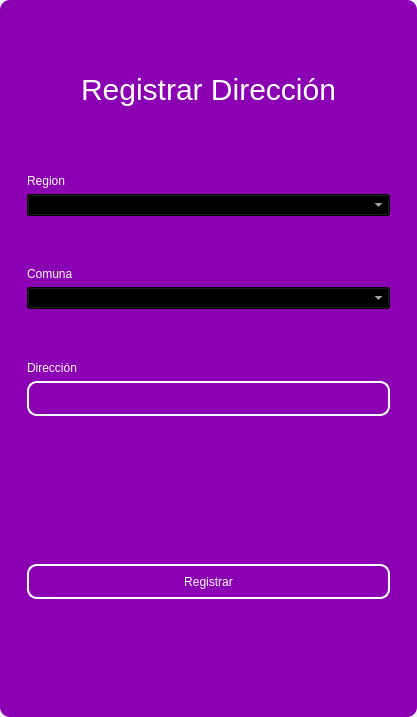
<?xml version="1.0" encoding="UTF-8"?>
<ui version="4.0">
 <class>MainWindow</class>
 <widget class="QMainWindow" name="MainWindow">
  <property name="geometry">
   <rect>
    <x>0</x>
    <y>0</y>
    <width>417</width>
    <height>717</height>
   </rect>
  </property>
  <property name="windowTitle">
   <string>MainWindow</string>
  </property>
  <property name="styleSheet">
   <string notr="true"/>
  </property>
  <widget class="QWidget" name="centralwidget">
   <property name="styleSheet">
    <string notr="true"/>
   </property>
   <layout class="QVBoxLayout" name="verticalLayout">
    <property name="spacing">
     <number>0</number>
    </property>
    <property name="leftMargin">
     <number>0</number>
    </property>
    <property name="topMargin">
     <number>0</number>
    </property>
    <property name="rightMargin">
     <number>0</number>
    </property>
    <property name="bottomMargin">
     <number>0</number>
    </property>
    <item>
     <widget class="QFrame" name="frame">
      <property name="enabled">
       <bool>true</bool>
      </property>
      <property name="styleSheet">
       <string notr="true">QFrame {
	border-radius:10px;
background-color: rgb(140, 0, 179);
 }
</string>
      </property>
      <property name="frameShape">
       <enum>QFrame::StyledPanel</enum>
      </property>
      <property name="frameShadow">
       <enum>QFrame::Raised</enum>
      </property>
      <layout class="QVBoxLayout" name="verticalLayout_2">
       <item>
        <widget class="QFrame" name="frame_superior">
         <property name="minimumSize">
          <size>
           <width>0</width>
           <height>40</height>
          </size>
         </property>
         <property name="maximumSize">
          <size>
           <width>16777215</width>
           <height>40</height>
          </size>
         </property>
         <property name="styleSheet">
          <string notr="true">QPushButton{
border-radius:18px;
}

QPushButton:hover{
	background-color: rgb(0, 0, 0);
}
</string>
         </property>
         <property name="frameShape">
          <enum>QFrame::StyledPanel</enum>
         </property>
         <property name="frameShadow">
          <enum>QFrame::Raised</enum>
         </property>
         <layout class="QHBoxLayout" name="horizontalLayout_3">
          <property name="spacing">
           <number>4</number>
          </property>
          <property name="leftMargin">
           <number>0</number>
          </property>
          <property name="topMargin">
           <number>0</number>
          </property>
          <property name="rightMargin">
           <number>0</number>
          </property>
          <property name="bottomMargin">
           <number>0</number>
          </property>
          <item>
           <widget class="QPushButton" name="btn_icon">
            <property name="text">
             <string/>
            </property>
            <property name="iconSize">
             <size>
              <width>40</width>
              <height>40</height>
             </size>
            </property>
           </widget>
          </item>
          <item>
           <spacer name="horizontalSpacer_2">
            <property name="orientation">
             <enum>Qt::Horizontal</enum>
            </property>
            <property name="sizeHint" stdset="0">
             <size>
              <width>443</width>
              <height>20</height>
             </size>
            </property>
           </spacer>
          </item>
          <item>
           <widget class="QPushButton" name="bt_minimizar">
            <property name="minimumSize">
             <size>
              <width>38</width>
              <height>38</height>
             </size>
            </property>
            <property name="maximumSize">
             <size>
              <width>38</width>
              <height>38</height>
             </size>
            </property>
            <property name="cursor">
             <cursorShape>PointingHandCursor</cursorShape>
            </property>
            <property name="text">
             <string/>
            </property>
            <property name="icon">
             <iconset>
              <normaloff>image/minus.svg</normaloff>image/minus.svg</iconset>
            </property>
            <property name="iconSize">
             <size>
              <width>38</width>
              <height>38</height>
             </size>
            </property>
           </widget>
          </item>
          <item>
           <widget class="QPushButton" name="bt_maximizar">
            <property name="minimumSize">
             <size>
              <width>38</width>
              <height>38</height>
             </size>
            </property>
            <property name="maximumSize">
             <size>
              <width>38</width>
              <height>38</height>
             </size>
            </property>
            <property name="cursor">
             <cursorShape>PointingHandCursor</cursorShape>
            </property>
            <property name="text">
             <string/>
            </property>
            <property name="icon">
             <iconset>
              <normaloff>image/chevron-up.svg</normaloff>image/chevron-up.svg</iconset>
            </property>
            <property name="iconSize">
             <size>
              <width>38</width>
              <height>38</height>
             </size>
            </property>
           </widget>
          </item>
          <item>
           <widget class="QPushButton" name="bt_restaurar">
            <property name="minimumSize">
             <size>
              <width>38</width>
              <height>38</height>
             </size>
            </property>
            <property name="maximumSize">
             <size>
              <width>38</width>
              <height>38</height>
             </size>
            </property>
            <property name="cursor">
             <cursorShape>PointingHandCursor</cursorShape>
            </property>
            <property name="text">
             <string/>
            </property>
            <property name="icon">
             <iconset>
              <normaloff>image/chevron-down.svg</normaloff>image/chevron-down.svg</iconset>
            </property>
            <property name="iconSize">
             <size>
              <width>38</width>
              <height>38</height>
             </size>
            </property>
           </widget>
          </item>
          <item>
           <widget class="QPushButton" name="bt_cerrar">
            <property name="minimumSize">
             <size>
              <width>38</width>
              <height>38</height>
             </size>
            </property>
            <property name="maximumSize">
             <size>
              <width>38</width>
              <height>38</height>
             </size>
            </property>
            <property name="cursor">
             <cursorShape>PointingHandCursor</cursorShape>
            </property>
            <property name="text">
             <string/>
            </property>
            <property name="icon">
             <iconset>
              <normaloff>image/x.svg</normaloff>image/x.svg</iconset>
            </property>
            <property name="iconSize">
             <size>
              <width>38</width>
              <height>38</height>
             </size>
            </property>
           </widget>
          </item>
         </layout>
        </widget>
       </item>
       <item>
        <widget class="QFrame" name="frame_3">
         <property name="styleSheet">
          <string notr="true">QLabel {
	color: rgb(255, 255, 254);
	font: 12pt &quot;Arial&quot;;
	background-color: rgba(0, 0, 0,0);
}

QTextEdit{
background-color: rgba(0, 0, 0,0);
border-radius:10px; 
font: 12pt &quot;Arial&quot;;
color: rgb(255, 255, 254);
border: 2px solid  rgb(255, 255, 255);

}

QTextEdit:hover{
background-color: rgba(0, 0, 0,0);
border-radius:10px; 
font: 12pt &quot;Arial&quot;;
border: 2px solid  rgb(120, 0, 171);
}

QTextEdit:focus{
background-color: rgb(0, 0, 0);
border-radius:10px; 
font: 12pt &quot;Arial&quot;;
border: 2px solid rgb(120, 0, 171);
}

QLineEdit{
background-color: rgba(0, 0, 0,0);
border-radius:10px; 
font: 12pt &quot;Arial&quot;;
color: rgb(255, 255, 254);
border: 2px solid  rgb(255, 255, 255);

}

QLineEdit:hover{
background-color: rgba(0, 0, 0,0);
border-radius:10px; 
font: 12pt &quot;Arial&quot;;
border: 2px solid  rgb(120, 0, 171);
}

QLineEdit:focus{
background-color: rgb(0, 0, 0);
border-radius:10px; 
font: 12pt &quot;Arial&quot;;
border: 2px solid rgb(120, 0, 171);
}

QCheckBox{
	font: 12pt &quot;Arial&quot;;
	color: rgb(255, 255, 255);
}

QCheckBox::indicator {
    width: 18px;
    height:18px;
}

QCheckBox::indicator:unchecked {
   background-image: url(image/square.svg);
}

QCheckBox::indicator:checked {
   background-image: url(image/check-square.svg);
}

QPushButton{
border-radius:10px; 
font: 12pt &quot;Arial&quot;;
color: rgb(255, 255, 254);
border: 2px solid #ffffff;
}

QPushButton:hover{
border-radius:10px; 
font: 12pt &quot;Arial&quot;;
color: rgb(255, 255, 255);
border: 2px solid rgb(120, 0, 171);
	background-color: rgb(120, 0, 171);
}
</string>
         </property>
         <property name="frameShape">
          <enum>QFrame::StyledPanel</enum>
         </property>
         <property name="frameShadow">
          <enum>QFrame::Raised</enum>
         </property>
         <layout class="QHBoxLayout" name="horizontalLayout_4">
          <item>
           <layout class="QVBoxLayout" name="verticalLayout_4">
            <property name="spacing">
             <number>5</number>
            </property>
            <property name="rightMargin">
             <number>0</number>
            </property>
            <property name="bottomMargin">
             <number>0</number>
            </property>
            <item>
             <widget class="QLabel" name="label_3">
              <property name="minimumSize">
               <size>
                <width>100</width>
                <height>50</height>
               </size>
              </property>
              <property name="styleSheet">
               <string notr="true">font-size: 30px;
color: rgb(255, 255, 255);</string>
              </property>
              <property name="text">
               <string>Registrar Dirección</string>
              </property>
              <property name="alignment">
               <set>Qt::AlignCenter</set>
              </property>
             </widget>
            </item>
            <item>
             <widget class="QFrame" name="frame_4">
              <property name="maximumSize">
               <size>
                <width>400</width>
                <height>700</height>
               </size>
              </property>
              <property name="styleSheet">
               <string notr="true">QLabel {
	color: rgb(255, 255, 254);
	font: 12pt &quot;Arial&quot;;
	background-color: rgba(0, 0, 0,0);
}

QTextEdit{
background-color: rgba(0, 0, 0,0);
border-radius:10px; 
font: 12pt &quot;Arial&quot;;
color: rgb(255, 255, 254);
border: 2px solid  rgb(255, 255, 255);

}

QTextEdit:hover{
background-color: rgba(0, 0, 0,0);
border-radius:10px; 
font: 12pt &quot;Arial&quot;;
border: 2px solid  rgb(120, 0, 171);
}

QTextEdit:focus{
background-color: rgb(0, 0, 0);
border-radius:10px; 
font: 12pt &quot;Arial&quot;;
border: 2px solid rgb(120, 0, 171);
}

QLineEdit{
background-color: rgba(0, 0, 0,0);
border-radius:10px; 
font: 12pt &quot;Arial&quot;;
color: rgb(255, 255, 254);
border: 2px solid  rgb(255, 255, 255);

}

QLineEdit:hover{
background-color: rgba(0, 0, 0,0);
border-radius:10px; 
font: 12pt &quot;Arial&quot;;
border: 2px solid  rgb(120, 0, 171);
}

QLineEdit:focus{
background-color: rgb(0, 0, 0);
border-radius:10px; 
font: 12pt &quot;Arial&quot;;
border: 2px solid rgb(120, 0, 171);
}

QCheckBox{
	font: 12pt &quot;Arial&quot;;
	color: rgb(255, 255, 255);
}

QCheckBox::indicator {
    width: 18px;
    height:18px;
}

QCheckBox::indicator:unchecked {
   background-image: url(image/square.svg);
}

QCheckBox::indicator:checked {
   background-image: url(image/check-square.svg);
}

QPushButton{
border-radius:10px; 
font: 12pt &quot;Arial&quot;;
color: rgb(255, 255, 254);
border: 2px solid #ffffff;
}

QPushButton:hover{
border-radius:10px; 
font: 12pt &quot;Arial&quot;;
color: rgb(255, 255, 255);
border: 2px solid rgb(120, 0, 171);
	background-color: rgb(120, 0, 171);
}
</string>
              </property>
              <property name="frameShape">
               <enum>QFrame::StyledPanel</enum>
              </property>
              <property name="frameShadow">
               <enum>QFrame::Raised</enum>
              </property>
              <layout class="QVBoxLayout" name="verticalLayout_3">
               <property name="leftMargin">
                <number>9</number>
               </property>
               <property name="topMargin">
                <number>9</number>
               </property>
               <property name="rightMargin">
                <number>9</number>
               </property>
               <property name="bottomMargin">
                <number>9</number>
               </property>
               <item>
                <spacer name="verticalSpacer_3">
                 <property name="orientation">
                  <enum>Qt::Vertical</enum>
                 </property>
                 <property name="sizeHint" stdset="0">
                  <size>
                   <width>20</width>
                   <height>40</height>
                  </size>
                 </property>
                </spacer>
               </item>
               <item>
                <widget class="QLabel" name="label_4">
                 <property name="text">
                  <string>Region</string>
                 </property>
                </widget>
               </item>
               <item>
                <widget class="QComboBox" name="region_combobox">
                 <property name="styleSheet">
                  <string notr="true">background-color: rgb(0, 0, 0);
color: rgb(255, 255, 255);</string>
                 </property>
                </widget>
               </item>
               <item>
                <spacer name="verticalSpacer_4">
                 <property name="orientation">
                  <enum>Qt::Vertical</enum>
                 </property>
                 <property name="sizeHint" stdset="0">
                  <size>
                   <width>20</width>
                   <height>40</height>
                  </size>
                 </property>
                </spacer>
               </item>
               <item>
                <widget class="QLabel" name="label_8">
                 <property name="text">
                  <string>Comuna</string>
                 </property>
                </widget>
               </item>
               <item>
                <widget class="QComboBox" name="commune_combobox">
                 <property name="styleSheet">
                  <string notr="true">background-color: rgb(0, 0, 0);
color: rgb(255, 255, 255);</string>
                 </property>
                </widget>
               </item>
               <item>
                <spacer name="verticalSpacer">
                 <property name="orientation">
                  <enum>Qt::Vertical</enum>
                 </property>
                 <property name="sizeHint" stdset="0">
                  <size>
                   <width>20</width>
                   <height>40</height>
                  </size>
                 </property>
                </spacer>
               </item>
               <item>
                <widget class="QLabel" name="label_5">
                 <property name="text">
                  <string>Dirección</string>
                 </property>
                </widget>
               </item>
               <item>
                <widget class="QLineEdit" name="descriptiontxt">
                 <property name="minimumSize">
                  <size>
                   <width>0</width>
                   <height>35</height>
                  </size>
                 </property>
                 <property name="maximumSize">
                  <size>
                   <width>16777215</width>
                   <height>16777215</height>
                  </size>
                 </property>
                 <property name="echoMode">
                  <enum>QLineEdit::Normal</enum>
                 </property>
                </widget>
               </item>
               <item>
                <spacer name="verticalSpacer_5">
                 <property name="orientation">
                  <enum>Qt::Vertical</enum>
                 </property>
                 <property name="sizeHint" stdset="0">
                  <size>
                   <width>20</width>
                   <height>40</height>
                  </size>
                 </property>
                </spacer>
               </item>
               <item>
                <spacer name="verticalSpacer_6">
                 <property name="orientation">
                  <enum>Qt::Vertical</enum>
                 </property>
                 <property name="sizeHint" stdset="0">
                  <size>
                   <width>20</width>
                   <height>40</height>
                  </size>
                 </property>
                </spacer>
               </item>
               <item>
                <spacer name="verticalSpacer_9">
                 <property name="orientation">
                  <enum>Qt::Vertical</enum>
                 </property>
                 <property name="sizeHint" stdset="0">
                  <size>
                   <width>20</width>
                   <height>50</height>
                  </size>
                 </property>
                </spacer>
               </item>
               <item>
                <widget class="QPushButton" name="btn_add">
                 <property name="minimumSize">
                  <size>
                   <width>0</width>
                   <height>35</height>
                  </size>
                 </property>
                 <property name="cursor">
                  <cursorShape>PointingHandCursor</cursorShape>
                 </property>
                 <property name="text">
                  <string>Registrar</string>
                 </property>
                </widget>
               </item>
               <item>
                <spacer name="verticalSpacer_7">
                 <property name="orientation">
                  <enum>Qt::Vertical</enum>
                 </property>
                 <property name="sizeHint" stdset="0">
                  <size>
                   <width>20</width>
                   <height>40</height>
                  </size>
                 </property>
                </spacer>
               </item>
               <item>
                <spacer name="verticalSpacer_8">
                 <property name="orientation">
                  <enum>Qt::Vertical</enum>
                 </property>
                 <property name="sizeHint" stdset="0">
                  <size>
                   <width>20</width>
                   <height>40</height>
                  </size>
                 </property>
                </spacer>
               </item>
              </layout>
             </widget>
            </item>
           </layout>
          </item>
         </layout>
        </widget>
       </item>
      </layout>
     </widget>
    </item>
   </layout>
  </widget>
 </widget>
 <resources/>
 <connections/>
</ui>
